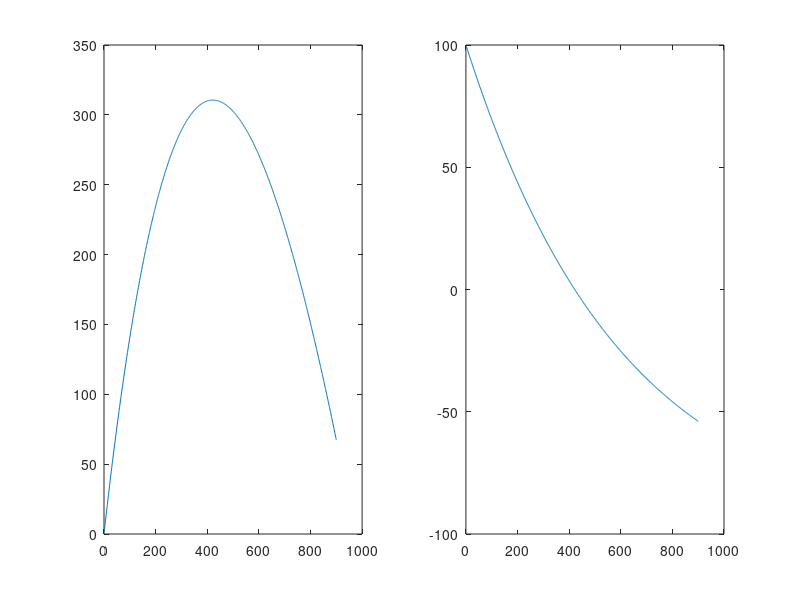

The MATLAB script that drew this image:
clc
clear all
close all

D = 1 * 10^-1;
m = 1;
g = -9.81;

A = [0, 1 ; 0, -D/m];
B = [0 ; 1];

y = 0;
yp = 100;

muestras = 900;
tiempo = 15;
dt = tiempo / muestras;

v_y = zeros(1, muestras);
v_yp = zeros(1, muestras);

k = exp(-D*dt/m);

for i = 1 : muestras 

    y = y + yp*(m/D)*(1-k) + (m/D)*((m/D)*(k-1)+dt)*g;
    yp = k*yp - (m/D)*(k-1)*g;

    v_y(i) = y;
    v_yp(i) = yp;
end

subplot(1, 2, 1)
plot(v_y)

subplot(1, 2, 2)
plot(v_yp)